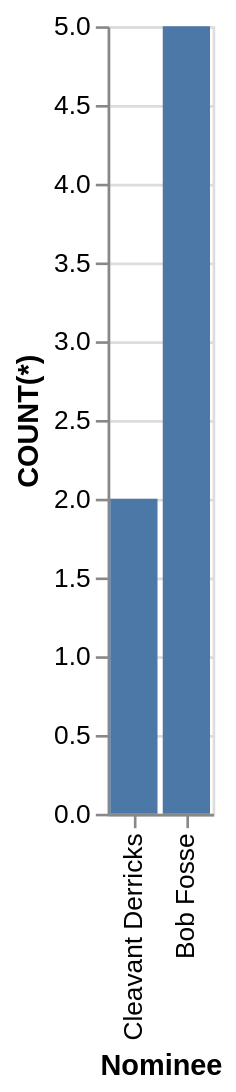

Source (Vega-Lite JSON):
### Vega-Lite specification from a JSON file in a GitHub repository (floating-point values rounded to 4 significant figures)
{"data": {"values": [{"x_data": "Bob Fosse", "y_data": 5}, {"x_data": "Cleavant Derricks", "y_data": 2}]}, "mark": "bar", "encoding": {"x": {"field": "x_data", "type": "nominal", "title": "Nominee", "sort": "descending"}, "y": {"field": "y_data", "type": "quantitative", "title": "COUNT(*)"}}}
